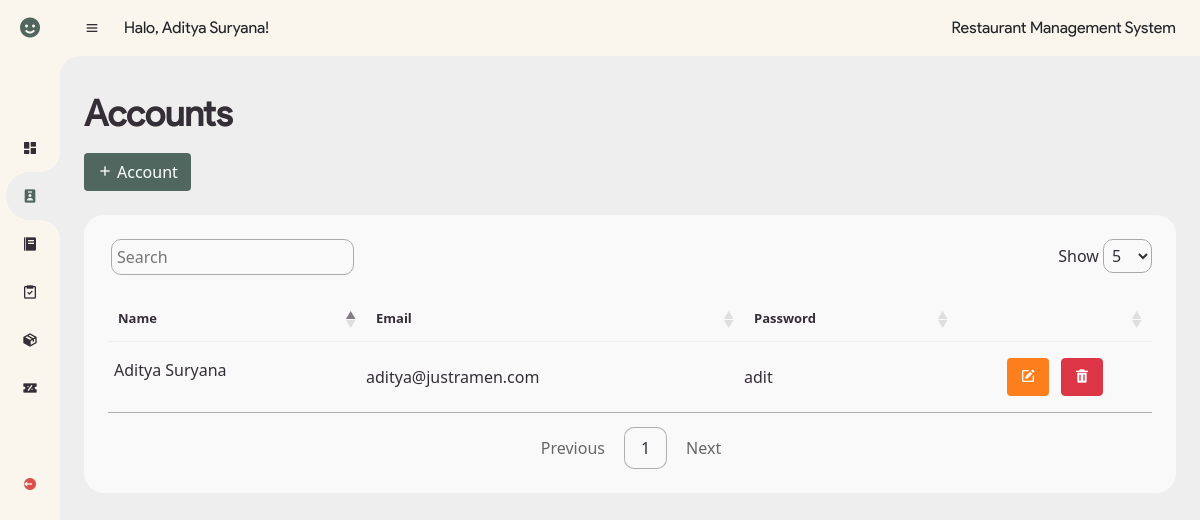
/account.php (signed in), run on the app's committed database.
### tables this page shows
CREATE TABLE `users` (
  `id` int(11) NOT NULL,
  `username` varchar(255) NOT NULL,
  `email` varchar(255) NOT NULL,
  `password` varchar(255) NOT NULL
);

### account.php (the view, shortened to what this page needs)
<!DOCTYPE html>
<html lang="en">
<head>
	<link href='https://unpkg.com/boxicons@2.0.9/css/boxicons.min.css' rel='stylesheet'>
	<link rel="stylesheet" type="text/css" href="https://cdn.datatables.net/1.12.1/css/jquery.dataTables.css">
	<link rel="stylesheet" href="css/bootstrap.css">
	<link rel="stylesheet" href="css/style.css">
	<link rel="stylesheet" href="css/style-beta.css">
</head>
<body>
	<?php
		require_once('config.php');
		$sql = "SELECT * FROM users";
		$result = mysqli_query($conn,$sql);
	?>
	<section id="sidebar" class="hide">
		<a href="index.php" class="brand">
			<i class='bx bxs-smile'></i>
		</a>
		<ul class="side-menu top ps-0">
			<li>
				<a href="dashboard.php">
					<i class='bx bxs-dashboard' ></i>
				</a>
			</li>
			<li class="active">
				<a href="account.php">
					<i class='bx bxs-user-badge'></i>
				</a>
			</li>
			<li>
				<a href="menu.php">
					<i class='bx bxs-food-menu' ></i>
				</a>
			</li>
			<li>
				<a href="stock.php">
					<i class='bx bx-task'></i>
				</a>
			</li>
			<li>
				<a href="inventory.php">
					<i class='bx bxs-package' ></i>
				</a>
			</li>
			<li>
				<a href="promo-dashboard.php">
					<i class='bx bxs-discount'></i>
				</a>
			</li>
		</ul>
		<ul class="side-menu ps-0">
			<li>
				<a href="logout.php" class="logout">
					<i class='bx bxs-log-out-circle' ></i>
				</a>
			</li>
		</ul>
	</section>
	<section id="content">
		<nav>
			<i class='bx bx-menu' ></i>
			<p class="name mb-0">Halo, <?php echo $_SESSION['username']; ?>!</p>
			<div class="ml-auto">
				<p class="title mb-0">Restaurant Management System</p>
			</div>
		</nav>
		<main>
			<div class="head-title">
				<div class="left">
					<h1>Accounts</h1>
				</div>
				<button type="button" class="btn btn-green mt-2" data-bs-toggle="modal" data-bs-target="#addAccount">
				  <span><i class='bx bx-plus me-1' ></i></span>Account
				</button>
			</div>
			<div class="table-data">
				<div class="order">
					<table id="table">
						<thead class="">
							<tr>
								<th>Name</th>
								<th>Email</th>
								<th>Password</th>
								<th></th>
							</tr>
						</thead>
						<tbody>
							<?php while($user = mysqli_fetch_assoc($result)) { ?>
								<tr>
									<td><?php echo $user['username']; ?></td>
									<td><?php echo $user['email']; ?></td>
									<td><?php echo $user['password']; ?></td>
									<td class="text-center">
										<a class="btn btn-edit me-2" href="process/account_db/update_data_form.php?id=<?php echo $user['id']; ?>"><i class="bx bxs-edit"></i></a>
										<a class="btn btn-danger" href="process/account_db/delete_data.php?id=<?php echo $user['id']; ?>"><i class="bx bxs-trash"></i></a>
									</td>
								</tr>
							<?php } ?>
						</tbody>
					</table>
				</div>
			</div>
		</main>
	</section>
</body>
</html>

### css/style.css (style rules this page uses)
body { background-color: #FAF6ED; }
a { text-decoration: none!important; }
.btn-green { background-color: #506760; color: white; }

### css/style-beta.css (style rules this page uses)
* { margin: 0; padding: 0; box-sizing: border-box; }
a { text-decoration: none; }
li { list-style: none; }
:root { --light: #F9F9F9; --blue: #3C91E6; --light-blue: #CFE8FF; --grey: #eee; --dark-grey: #AAAAAA; --dark: #342E37; --red: #DB504A; --yellow: #FFCE26; --light-yellow: #FFF2C6; --orange: #FD7238; --light-orange: #FFE0D3; --green: #506760; }
html { overflow-x: hidden; }
body { background: var(--grey); overflow-x: hidden; }
.ml-auto { margin-left: auto; }
.btn-edit { background-color: #FD7E1C!important; color: white; }
#sidebar { position: fixed; top: 0; left: 0; width: 280px; height: 100%; background: #FAF6ED;; z-index: 2000; font-family: 'prosans'; transition: .3s ease; overflow-x: hidden; scrollbar-width: none; }
#sidebar.hide { width: 60px; }
#sidebar .brand { font-size: 24px; font-weight: 700; height: 56px; display: flex; align-items: center; font-family: 'cotta'; color: var(--green); position: sticky; top: 0; left: 0; z-index: 500; padding-bottom: 20px; box-sizing: content-box; }
#sidebar .brand .bx { min-width: 60px; display: flex; justify-content: center; }
#sidebar .side-menu { width: 100%; margin-top: 48px; }
#sidebar .side-menu li { height: 48px; background: transparent; margin-left: 6px; border-radius: 48px 0 0 48px; padding: 4px; }
#sidebar .side-menu li.active { background: var(--grey); position: relative; }
#sidebar .side-menu li.active::before { content: ''; position: absolute; width: 40px; height: 40px; border-radius: 50%; top: -40px; right: 0; box-shadow: 20px 20px 0 var(--grey); z-index: -1; }
#sidebar .side-menu li.active::after { content: ''; position: absolute; width: 40px; height: 40px; border-radius: 50%; bottom: -40px; right: 0; box-shadow: 20px -20px 0 var(--grey); z-index: -1; }
#sidebar .side-menu li a { width: 100%; height: 100%; display: flex; align-items: center; border-radius: 48px; font-size: 16px; color: var(--dark); white-space: nowrap; overflow-x: hidden; }
#sidebar .side-menu.top li.active a { color: var(--green); }
#sidebar.hide .side-menu li a { width: calc(48px - (4px * 2)); transition: width .3s ease; }
#sidebar .side-menu li a.logout { color: var(--red); }
#sidebar .side-menu li a .bx { min-width: calc(60px - ((4px + 6px) * 2)); display: flex; justify-content: center; }
#content { position: relative; width: calc(100% - 280px); left: 280px; transition: .3s ease; }
#sidebar.hide ~ #content { width: calc(100% - 60px); left: 60px; }
#content nav { height: 56px; background: #FAF6ED; padding: 0 24px; display: flex; align-items: center; grid-gap: 24px; font-family: 'prosans'; position: sticky; top: 0; left: 0; z-index: 1000; }
#content nav::before { content: ''; position: absolute; width: 40px; height: 40px; bottom: -40px; left: 0; border-radius: 50%; box-shadow: -20px -20px 0 #FAF6ED;; }
#content .name { font-family: 'prosans'; font-size: 16px; }
#content .title { font-family: 'prosans'; text-align: right; }
#content nav .bx.bx-menu { cursor: pointer; color: var(--dark); }
#content main { width: 100%; padding: 36px 24px; font-family: var(--poppins); max-height: calc(100vh - 56px); overflow-y: auto; }
#content main .head-title { align-items: center; justify-content: space-between; grid-gap: 16px; flex-wrap: wrap; }
#content main .head-title .left h1 { font-family: 'prosans'; font-size: 36px; font-weight: 600; margin-bottom: 10px; color: var(--dark); }
#content main .table-data { display: flex; flex-wrap: wrap; grid-gap: 24px; margin-top: 24px; width: 100%; color: var(--dark); }
#content main .table-data > div { border-radius: 20px; background: var(--light); padding: 24px; overflow-x: auto; }
#content main .table-data .order { flex-grow: 1; flex-basis: 500px; }
#content main .table-data .order table { width: 100%; border-collapse: collapse; }
#content main .table-data .order table th { padding-bottom: 12px; font-size: 13px; text-align: left; border-bottom: 1px solid var(--grey); }
#content main .table-data .order table td { padding: 16px 0; }
#content main .table-data .order table tr td:first-child { display: flex; align-items: center; grid-gap: 12px; padding-left: 6px; }

### data on the page
users: username "Aditya Suryana", email "aditya@justramen.com", password "adit"

### other printed values
$_SESSION['username'] "Aditya Suryana"
